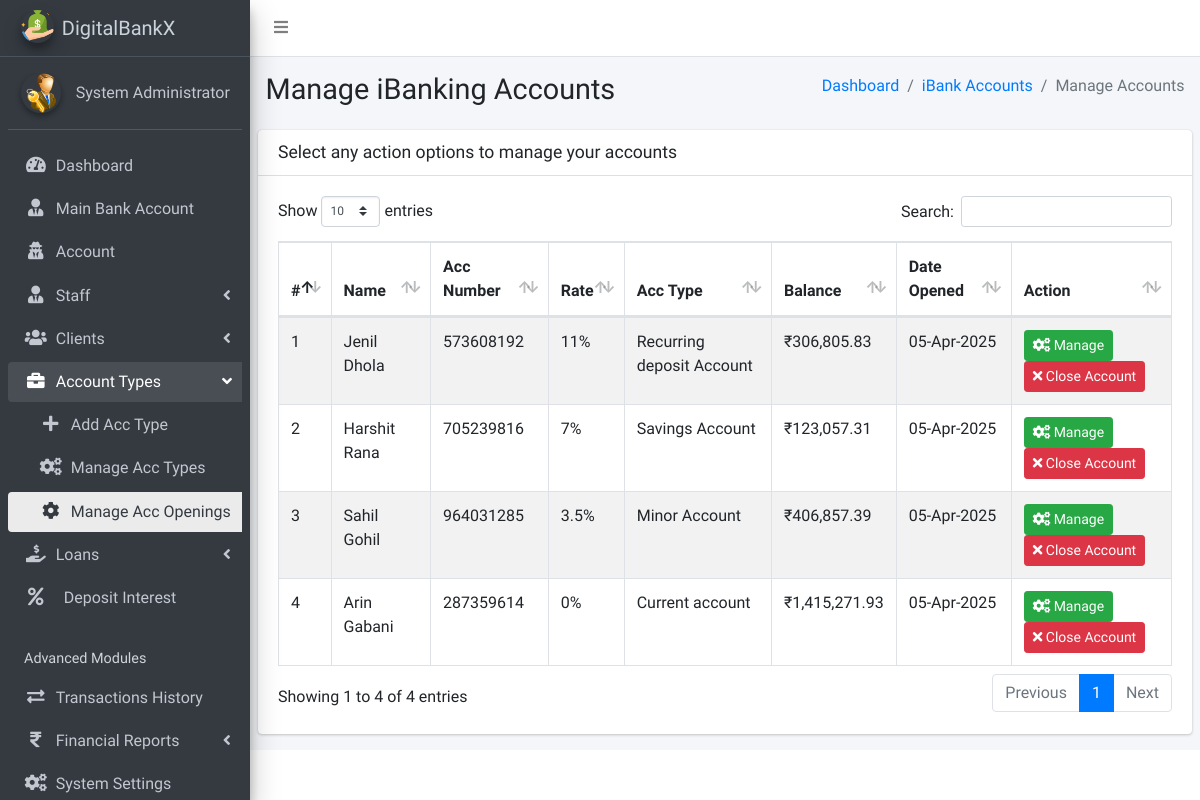
Page /admin/pages_manage_acc_openings.php (signed in) on the earlier database version.
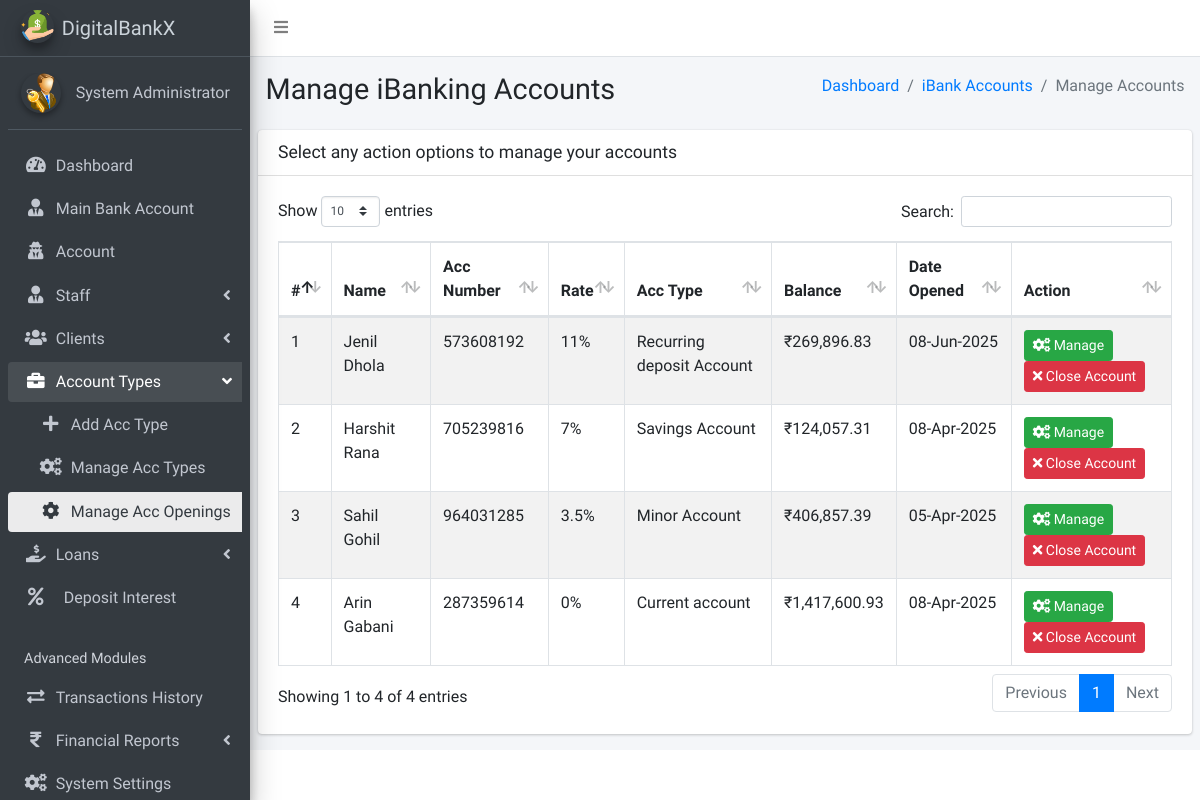
Same page on the later database version.
### tables this page shows
CREATE TABLE `ib_bankaccounts` (
  `account_id` int(20) NOT NULL,
  `acc_name` varchar(200) NOT NULL,
  `account_number` varchar(200) NOT NULL,
  `acc_type_id` int(11) DEFAULT NULL,
  `acc_amount` decimal(10,2) NOT NULL,
  `client_id` int(10) UNSIGNED DEFAULT NULL,
  `created_at` timestamp(6) NOT NULL DEFAULT current_timestamp(6) ON UPDATE current_timestamp(6),
  `is_active` tinyint(1) NOT NULL DEFAULT 1
);

CREATE TABLE `ib_acc_types` (
  `acctype_id` int(20) NOT NULL,
  `name` varchar(200) NOT NULL,
  `description` longtext NOT NULL,
  `rate` varchar(200) NOT NULL,
  `code` varchar(200) NOT NULL,
  `is_active` tinyint(1) NOT NULL DEFAULT 1,
  `min_balance` decimal(10,2) NOT NULL DEFAULT 0.00
);

### admin/pages_manage_acc_openings.php (the view, shortened to what the changed rows need)
<?php
include('conf/checklogin.php');
?>
<!DOCTYPE html>
<html>
<?php include("dist/_partials/head.php"); ?>
<body class="hold-transition sidebar-mini layout-fixed layout-navbar-fixed">
    <div class="wrapper">
        <div class="content-wrapper">
            <section class="content-header">
                <div class="container-fluid">
                    <div class="row mb-2">
                        <div class="col-sm-6">
                            <h1>Manage iBanking Accounts</h1>
                        </div>
                    </div>
                </div>
            </section>
            <section class="content">
                <div class="row">
                    <div class="col-12">
                        <div class="card">
                            <div class="card-body">
                                <table id="example1" class="table table-hover table-bordered table-striped">
                                    <thead>
                                        <tr>
                                            <th>#</th>
                                            <th>Name</th>
                                            <th>Acc Number</th>
                                            <th>Rate</th>
                                            <th>Acc Type</th>
                                            <th>Balance</th>
                                            <th>Date Opened</th>
                                            <th>Action</th>
                                        </tr>
                                    </thead>
                                    <tbody>
                                        <?php
                                        $ret = "SELECT
    b.*,
    c.name AS client_name,
    at.name AS acc_type,  -- Get actual account type name
    at.rate AS acc_rates  -- Get interest rate
FROM iB_bankAccounts b
LEFT JOIN ib_clients c ON b.client_id = c.client_id
LEFT JOIN ib_acc_types at ON b.acc_type_id = at.acctype_id  -- Join to fetch account type name & rate
ORDER BY RAND();
";
                                        $stmt = $mysqli->prepare($ret);
                                        $stmt->execute();
                                        $res = $stmt->get_result();
                                        $cnt = 1;
                                        while ($row = $res->fetch_object()) {
                                            $dateOpened = $row->created_at ?? 'N/A';
                                        ?>
                                            <tr>
                                                <td><?php echo $cnt; ?></td>
                                                <td><?php echo htmlspecialchars($row->acc_name ?? 'N/A'); ?></td>
                                                <td><?php echo htmlspecialchars($row->account_number ?? 'N/A'); ?></td>
                                                <td><?php echo htmlspecialchars($row->acc_rates ?? '0.00'); ?>%</td>
                                                <td><?php echo htmlspecialchars($row->acc_type ?? 'N/A'); ?></td>
                                                <td>₹<?php echo htmlspecialchars(  number_format($row->acc_amount ?? 0, 2)); ?></td>
                                                <td><?php echo $dateOpened !== 'N/A' ? date("d-M-Y", strtotime($dateOpened)) : 'N/A'; ?></td>
                                                <td>
                                                    <a class="btn btn-success btn-sm" href="pages_update_client_accounts.php?account_id=<?php echo $row->account_id; ?>">
                                                        <i class="fas fa-cogs"></i> Manage
                                                    </a>
                                                    <a class="btn btn-danger btn-sm" href="pages_manage_acc_openings.php?deleteBankAcc=<?php echo $row->account_id; ?>">
                                                        <i class="fas fa-times"></i> Close Account
                                                    </a>
                                                </td>
                                            </tr>
                                        <?php $cnt++; } ?>
                                    </tbody>
                                </table>
                            </div>
                        </div>
                    </div>
                </div>
            </section>
        </div>
    </div>
</body>
</html>

Differences in the rows shown:
changed ib_bankaccounts "Jenil Dhola": acc_amount "306,805.83" → "269,896.83"; created_at "05-Apr-2025" → "08-Jun-2025"
changed ib_bankaccounts "Harshit Rana": acc_amount "123,057.31" → "124,057.31"; created_at "05-Apr-2025" → "08-Apr-2025"
changed ib_bankaccounts "Arin Gabani": acc_amount "1,415,271.93" → "1,417,600.93"; created_at "05-Apr-2025" → "08-Apr-2025"
